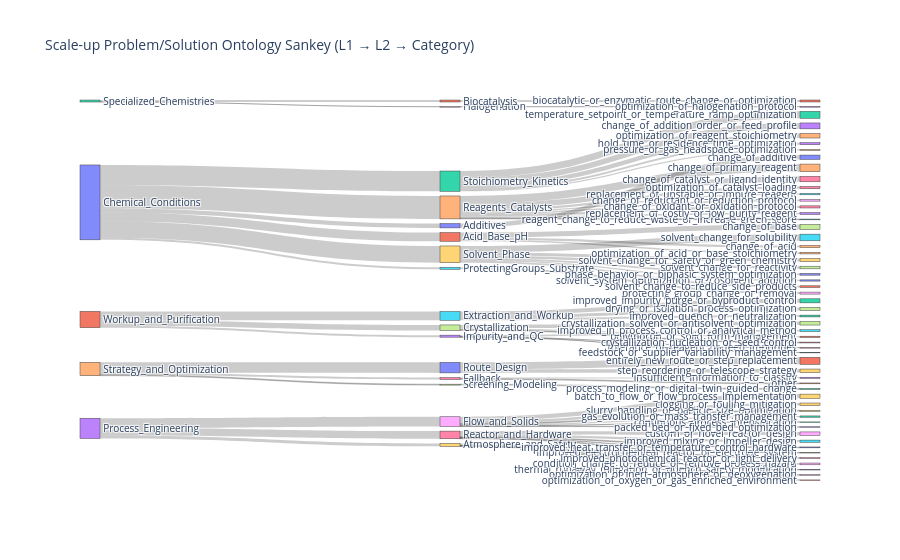

The notebook cell saved with this chart:
### Code cell
import json
import pandas as pd
import plotly.graph_objects as go

# ---------------------------------------------------------------------
# 1. Ontology definition (Level 1 → Level 2 → Level 3 / leaf categories)
# ontology matched to v3 evaluation_helper (5X categories)
# ---------------------------------------------------------------------

ONTOLOGY = {
    "Chemical_Conditions": {
        "Reagents_Catalysts": [
            "change_of_primary_reagent",
            "change_of_oxidant_or_oxidation_protocol",
            "change_of_reductant_or_reduction_protocol",
            "change_of_catalyst_or_ligand_identity",
            "optimization_of_catalyst_loading",
            "replacement_of_unstable_or_impure_reagent",
            "replacement_of_costly_or_low_purity_reagent",
            "reagent_change_to_reduce_waste_or_increase_green_score",
        ],
        "Acid_Base_pH": [
            "change_of_base",
            "change_of_acid",
            # "optimization_of_pH_or_buffer_conditions",
            "optimization_of_acid_or_base_stoichiometry",
        ],
        "Solvent_Phase": [
            "solvent_change_for_reactivity",
            "solvent_change_for_solubility",
            "solvent_change_for_safety_or_green_chemistry",
            "solvent_change_to_reduce_side_products",
            "solvent_system_optimization_or_cosolvent_addition",
            "phase_behavior_or_biphasic_system_optimization",
        ],
        "Additives": [
            #"introduction_of_additive_to_enable_reaction",
            #"introduction_of_additive_to_improve_selectivity",
            #"quench_or_scavenger_addition_optimization",
            #"removal_or_simplification_of_additives",
            "change_of_additive",
        ],
        "Stoichiometry_Kinetics": [
            "optimization_of_reagent_stoichiometry",
            "change_of_addition_order_or_feed_profile",
            "temperature_setpoint_or_temperature_ramp_optimization",
            "pressure_or_gas_headspace_optimization",
            "hold_time_or_residence_time_optimization",
        ],
        "ProtectingGroups_Substrate": [
            "protecting_group_change_or_removal",
            # "substrate_scaffold_change",
            # "functional_group_change_to_avoid_instability",
            # "substrate_change_to_improve_purification",
            # "route_change_to_rescue_selectivity_or_stability",
        ],
    },
    "Workup_and_Purification": {
        "Extraction_and_Workup": [
            "improved_quench_or_neutralization",
            "improved_impurity_purge_or_byproduct_control",
            "drying_or_isolation_process_optimization",
            #"improved_extraction_or_phase_separation",
            #"filtration_or_solid_liquid_separation_improvement",
            #"centrifugation_or_clarification_optimization",
        ],
        "Crystallization": [
            "crystallization_solvent_or_antisolvent_optimization",
            "crystallization_nucleation_or_seed_control",
            "polymorph_or_solid_form_management",
        ],
        "Impurity_and_QC": [
            "feedstock_or_supplier_variability_management",
            "tolerance_of_reagent_or_feed_impurities",
            "improved_in_process_control_or_analytical_method",
            #"adjustment_of_release_criteria_or_quality_specifications",
        ],
    },
    "Specialized_Chemistries": {
        "Halogenation": [
            "optimization_of_halogenation_protocol",
            #"optimization_of_fluorination_protocol",
            #"optimization_of_chlorination_or_activation_protocol",
        ],
        # "Coupling_Hydrogenolysis_Acylation": [
        #     "optimization_of_peptide_coupling_or_amidation",
        #     "optimization_of_reductive_or_hydrogenolysis_protocol",
        #     "optimization_of_formylation_or_acylation_protocol",
        # ],
        "Biocatalysis": [
            "biocatalytic_or_enzymatic_route_change_or_optimization",
        ],
    },
    "Process_Engineering": {
        "Reactor_and_Hardware": [
            "custom_or_novel_reactor_design",
            #"reactor_scale_change_without_changing_chemistry",
            #"reactor_geometry_or_hold_up_optimization",
            "improved_mixing_or_impeller_design",
            "improved_heat_transfer_or_temperature_control_hardware",
            "improved_photochemical_reactor_or_light_delivery",
            "improved_electrochemical_reactor_or_electrode_system",
            #"custom_or_novel_reactor_design_to_reduce_cost_or_risk",
        ],
        "Flow_and_Solids": [
            "batch_to_flow_or_flow_process_implementation",
            "packed_bed_or_fixed_bed_optimization",
            "clogging_or_fouling_mitigation",
            "slurry_handling_or_particle_size_optimization",
            "gas_evolution_or_mass_transfer_management",
            "continuous_process_intensification",
        ],
        "Atmosphere_and_Safety": [
            "optimization_of_inert_atmosphere_or_deoxygenation",
            "optimization_of_oxygen_or_gas_enriched_environment",
            "condition_change_to_reduce_or_remove_process_hazard",
            "thermal_runaway_mitigation_or_quench_safety_modification",
        ],
    },
    "Strategy_and_Optimization": {
        "Screening_Modeling": [
            #"reaction_condition_screening_or_HTE",
            #"design_of_experiments_or_multivariate_optimization",
            #"kinetic_or_mechanistic_modeling_guided_change",
            "process_modeling_or_digital_twin_guided_change",
        ],
        "Route_Design": [
            "step_reordering_or_telescope_strategy",
            "entirely_new_route_or_step_replacement",
        ],
        "Fallback": [
            "insufficient_information_to_classify",
            "other",
        ],
    },
}

# Build a lookup: leaf category -> (L1, L2)
cat_to_L1L2 = {}
for L1, subdict in ONTOLOGY.items():
    for L2, leaf_list in subdict.items():
        for leaf in leaf_list:
            if leaf in cat_to_L1L2:
                raise ValueError(f"Leaf category {leaf} appears in multiple L2 groups.")
            cat_to_L1L2[leaf] = (L1, L2)

# ---------------------------------------------------------------------
# 2. Load dataset
# ---------------------------------------------------------------------

# Path to your results file
results_path = 'scaleup_all_120b_20251229_results.jsonl'

df = pd.read_json(results_path, lines=True)

# Use verifier_category as the final leaf label
if "verifier_category" not in df.columns:
    raise ValueError("Expected 'verifier_category' column in the results file.")

# Count occurrences per leaf category
leaf_counts = df["verifier_category"].value_counts().to_dict()

# Sanity check: warn on any categories not in ontology
unknown_cats = sorted(set(leaf_counts.keys()) - set(cat_to_L1L2.keys()))
if unknown_cats:
    print("Warning: categories not found in ontology:", unknown_cats)

# ---------------------------------------------------------------------
# 3. Build aggregated counts for edges:
#    L1 -> L2 and L2 -> Leaf
# ---------------------------------------------------------------------

# We’ll only include leaf categories that actually appear in the data
L1_L2_counts = {}   # (L1, L2) -> count
L2_leaf_counts = {} # (L2, leaf) -> count

for leaf, count in leaf_counts.items():
    if leaf not in cat_to_L1L2:
        # ignore unknown categories; you could also bucket them to a special node if desired
        continue
    L1, L2 = cat_to_L1L2[leaf]

    # L1-L2 aggregation
    L1_L2_counts[(L1, L2)] = L1_L2_counts.get((L1, L2), 0) + count
    # L2-leaf aggregation
    L2_leaf_counts[(L2, leaf)] = L2_leaf_counts.get((L2, leaf), 0) + count

# ---------------------------------------------------------------------
# 4. Build Sankey nodes and links
#    Nodes: all L1, all L2, all used leaf categories
#    Links: L1->L2 (aggregated), L2->Leaf (aggregated)
# ---------------------------------------------------------------------

node_labels = []
node_index = {}

def add_node(label: str) -> int:
    """Add a node label if not already present and return its index."""
    if label not in node_index:
        node_index[label] = len(node_labels)
        node_labels.append(label)
    return node_index[label]

# Add L1 nodes
for L1 in ONTOLOGY.keys():
    add_node(L1)

# Add L2 nodes that actually have counts
used_L2 = set(L2 for (L1, L2) in L1_L2_counts.keys())
for L2 in used_L2:
    add_node(L2)

# Add leaf nodes that actually appear
used_leaf = set(leaf for (L2, leaf) in L2_leaf_counts.keys())
for leaf in used_leaf:
    add_node(leaf)

# Build links: L1 -> L2
source_indices = []
target_indices = []
values = []

for (L1, L2), count in L1_L2_counts.items():
    s = node_index[L1]
    t = node_index[L2]
    source_indices.append(s)
    target_indices.append(t)
    values.append(count)

# Build links: L2 -> leaf
for (L2, leaf), count in L2_leaf_counts.items():
    s = node_index[L2]
    t = node_index[leaf]
    source_indices.append(s)
    target_indices.append(t)
    values.append(count)

# ---------------------------------------------------------------------
# 5. Create the Sankey figure (you can run this to display it)
# ---------------------------------------------------------------------

fig = go.Figure(
    data=[
        go.Sankey(
            arrangement="snap",
            node=dict(
                pad=15,
                thickness=20,
                label=node_labels,
                # You can customize these; for now leave default colors
            ),
            link=dict(
                source=source_indices,
                target=target_indices,
                value=values,
            ),
        )
    ]
)

fig.update_layout(
    title_text="Scale-up Problem/Solution Ontology Sankey (L1 → L2 → Category)",
    font=dict(size=10),
)

#To actually view this in a notebook, run:
fig.show()

# Or to save:
# fig.write_html("scaleup_sankey.html")

### Figure 1 — Plotly figure (JSON) as saved in the notebook; plotly's stock layout.template omitted (floating-point values rounded to 4 significant figures)
{"data": [{"arrangement": "snap", "link": {"source": [0, 4, 0, 0, 0, 0, 3, 1, 3, 1, 0, 2, 1, 3, 4, 4, 2, 14, 20, 12, 9, 12, 14, 11, 12, 10, 18, 5, 20, 16, 17, 9, 5, 9, 18, 14, 16, 14, 11, 15, 12, 21, 5, 13, 19, 14, 9, 14, 9, 11, 14, 18, 9, 17, 6, 12, 18, 7, 16, 17, 6, 14, 16, 19, 18, 16, 19, 13, 18, 19, 13, 8], "target": [14, 20, 12, 9, 11, 10, 18, 5, 16, 17, 15, 21, 13, 19, 6, 7, 8, 74, 51, 22, 75, 23, 26, 47, 34, 40, 59, 72, 69, 48, 67, 29, 37, 27, 49, 36, 55, 66, 24, 38, 33, 31, 42, 45, 68, 53, 70, 28, 71, 64, 25, 62, 30, 41, 43, 54, 39, 52, 60, 56, 44, 35, 76, 58, 73, 57, 50, 65, 32, 61, 46, 63], "value": [2075, 955, 1834, 1509, 787, 390, 874, 790, 694, 498, 182, 178, 185, 261, 171, 84, 1, 688, 639, 625, 601, 533, 490, 448, 405, 390, 381, 367, 316, 315, 312, 262, 260, 237, 233, 205, 197, 194, 193, 182, 179, 178, 163, 160, 160, 153, 150, 150, 146, 146, 125, 117, 113, 109, 94, 92, 87, 84, 79, 77, 77, 70, 61, 54, 43, 42, 41, 20, 13, 6, 5, 1]}, "node": {"label": ["Chemical_Conditions", "Workup_and_Purification", "Specialized_Chemistries", "Process_Engineering", "Strategy_and_Optimization", "Extraction_and_Workup", "Fallback", "Screening_Modeling", "Halogenation", "Solvent_Phase", "Additives", "Acid_Base_pH", "Stoichiometry_Kinetics", "Impurity_and_QC", "Reagents_Catalysts", "ProtectingGroups_Substrate", "Reactor_and_Hardware", "Crystallization", "Flow_and_Solids", "Atmosphere_and_Safety", "Route_Design", "Biocatalysis", "temperature_setpoint_or_temperature_ramp_optimization", "change_of_addition_order_or_feed_profile", "change_of_acid", "replacement_of_unstable_or_impure_reagent", "change_of_catalyst_or_ligand_identity", "solvent_change_for_reactivity", "change_of_reductant_or_reduction_protocol", "solvent_change_for_safety_or_green_chemistry", "solvent_system_optimization_or_cosolvent_addition", "biocatalytic_or_enzymatic_route_change_or_optimization", "continuous_process_intensification", "hold_time_or_residence_time_optimization", "optimization_of_reagent_stoichiometry", "reagent_change_to_reduce_waste_or_increase_green_score", "optimization_of_catalyst_loading", "drying_or_isolation_process_optimization", "protecting_group_change_or_removal", "slurry_handling_or_particle_size_optimization", "change_of_additive", "polymorph_or_solid_form_management", "improved_quench_or_neutralization", "insufficient_information_to_classify", "other", "improved_in_process_control_or_analytical_method", "tolerance_of_reagent_or_feed_impurities", "change_of_base", "custom_or_novel_reactor_design", "clogging_or_fouling_mitigation", "thermal_runaway_mitigation_or_quench_safety_modification", "entirely_new_route_or_step_replacement", "process_modeling_or_digital_twin_guided_change", "replacement_of_costly_or_low_purity_reagent", "pressure_or_gas_headspace_optimization", "improved_mixing_or_impeller_design", "crystallization_nucleation_or_seed_control", "improved_electrochemical_reactor_or_electrode_system", "optimization_of_inert_atmosphere_or_deoxygenation", "batch_to_flow_or_flow_process_implementation", "improved_heat_transfer_or_temperature_control_hardware", "optimization_of_oxygen_or_gas_enriched_environment", "gas_evolution_or_mass_transfer_management", "optimization_of_halogenation_protocol", "optimization_of_acid_or_base_stoichiometry", "feedstock_or_supplier_variability_management", "change_of_oxidant_or_oxidation_protocol", "crystallization_solvent_or_antisolvent_optimization", "condition_change_to_reduce_or_remove_process_hazard", "step_reordering_or_telescope_strategy", "phase_behavior_or_biphasic_system_optimization", "solvent_change_to_reduce_side_products", "improved_impurity_purge_or_byproduct_control", "packed_bed_or_fixed_bed_optimization", "change_of_primary_reagent", "solvent_change_for_solubility", "improved_photochemical_reactor_or_light_delivery"], "pad": 15, "thickness": 20}, "type": "sankey"}], "layout": {"font": {"size": 10}, "title": {"text": "Scale-up Problem/Solution Ontology Sankey (L1 → L2 → Category)"}}}
